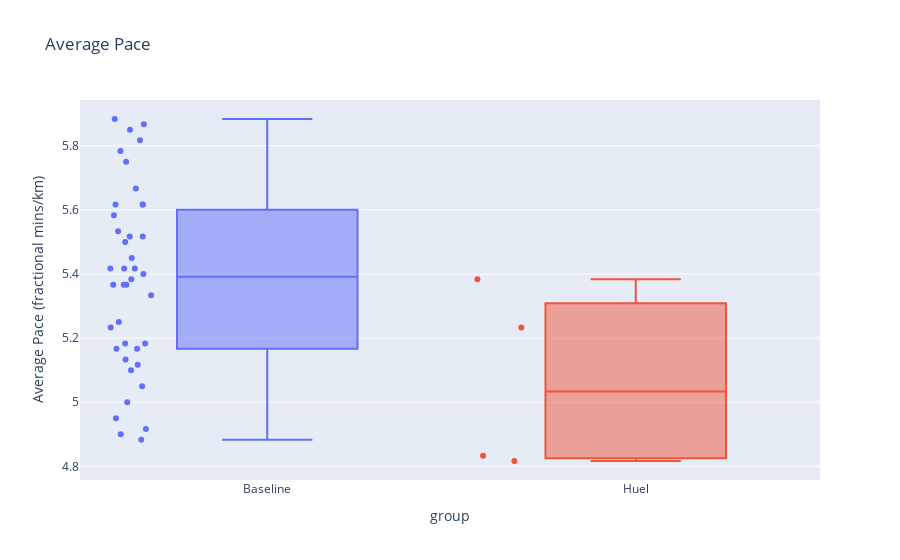

Notebook source saved alongside this figure:
### Code cell
import numpy as np
import pandas as pd
import plotly.express as px
import seaborn as sns
import holoviews as hv
import hvplot.pandas

hv.extension('bokeh')

huel_start_date = pd.Timestamp(2024, 9, 5)
end_date = pd.Timestamp(2024, 9, 12)
start_date = huel_start_date - pd.Timedelta(days=30*3) # 3 months before the start of the challenge

def pace_to_td(pace: str):
    min, sec = pace.split(':')

    return pd.Timedelta(minutes=int(min), seconds=int(sec))

def pace_to_kmh(pace: str):
    min, sec = pace.split(':')
    return 60 / (int(min) + int(sec) / 60)

def pace_to_sorta_mpkm(pace: str):
    min, sec = pace.split(':')
    return int(min) + int(sec) / 60


activity= pd.read_csv('huel/activities.csv')
activity = (
    activity
    .loc[lambda x: x['Activity Type'] == 'Running']
    .assign(
        date=lambda x: pd.to_datetime(x['Date']),
        avg_pace=lambda x: x['Avg Pace'].map(pace_to_td),
        avg_pace_kmh=lambda x: x['Avg Pace'].map(pace_to_kmh),
        avg_pace_smpkm=lambda x: x['Avg Pace'].map(pace_to_sorta_mpkm),
        during_challenge = lambda x: x.date >= huel_start_date,
        group=lambda x: x.during_challenge.map({True: 'Huel', False: 'Baseline'}),
        group_jitter=lambda x: x.during_challenge.astype(float) + np.random.normal(0, 0.035, len(x))
    )
    .rename(columns={
        'avg_pace': 'Average Pace (mins/km)',
        'avg_pace_kmh': 'Average Pace (kmh)',
        'avg_pace_smpkm': 'Average Pace (fractional mins/km)',
    })
    .loc[lambda x: x.date >= start_date]
    .loc[lambda x: x.date <= end_date]
    .sort_values('date', )
)

# activity.hvplot(kind='scatter', x='date', y='Average Pace (mins/km)', by='group', cmap='viridis', title='Running Pace Over Time').opts(legend_position='top_left')

fig = px.box(activity, x='group', y='Average Pace (fractional mins/km)', color='group', points='all', title='Average Pace')


def fig_to_html(fig, name):
    fig.update_layout(showlegend=False)
    with open(f'../public/iframes/huel_{name}.html', 'w') as f:
        f.write(fig.to_html())

fig_to_html(fig, 'avg_pace')

fig

### Figure 1 — Plotly figure (JSON) as saved in the notebook; plotly's stock layout.template omitted (floating-point values rounded to 4 significant figures)
{"data": [{"alignmentgroup": "True", "boxpoints": "all", "hovertemplate": "group=%{x}<br>Average Pace (fractional mins/km)=%{y}<extra></extra>", "legendgroup": "Baseline", "marker": {"color": "#636efa"}, "name": "Baseline", "notched": false, "offsetgroup": "Baseline", "orientation": "v", "showlegend": true, "type": "box", "x": ["Baseline", "Baseline", "Baseline", "Baseline", "Baseline", "Baseline", "Baseline", "Baseline", "Baseline", "Baseline", "Baseline", "Baseline", "Baseline", "Baseline", "Baseline", "Baseline", "Baseline", "Baseline", "Baseline", "Baseline", "Baseline", "Baseline", "Baseline", "Baseline", "Baseline", "Baseline", "Baseline", "Baseline", "Baseline", "Baseline", "Baseline", "Baseline", "Baseline", "Baseline", "Baseline", "Baseline", "Baseline", "Baseline", "Baseline", "Baseline"], "x0": " ", "xaxis": "x", "y": [4.9, 5.167, 5.667, 4.95, 5.517, 5.783, 5.233, 5.367, 5.133, 5.25, 5.85, 5.183, 5.333, 5.167, 5.367, 5.617, 5.117, 4.917, 5.517, 5.417, 5.183, 5.417, 5.383, 5.817, 5.75, 5.883, 4.883, 5.367, 5.4, 5.05, 5.617, 5.45, 5, 5.417, 5.1, 5.5, 5.867, 5.583, 5.617, 5.533], "y0": " ", "yaxis": "y"}, {"alignmentgroup": "True", "boxpoints": "all", "hovertemplate": "group=%{x}<br>Average Pace (fractional mins/km)=%{y}<extra></extra>", "legendgroup": "Huel", "marker": {"color": "#EF553B"}, "name": "Huel", "notched": false, "offsetgroup": "Huel", "orientation": "v", "showlegend": true, "type": "box", "x": ["Huel", "Huel", "Huel", "Huel"], "x0": " ", "xaxis": "x", "y": [5.383, 5.233, 4.817, 4.833], "y0": " ", "yaxis": "y"}], "layout": {"boxmode": "overlay", "legend": {"title": {"text": "group"}, "tracegroupgap": 0}, "showlegend": false, "title": {"text": "Average Pace"}, "xaxis": {"anchor": "y", "categoryarray": ["Baseline", "Huel"], "categoryorder": "array", "domain": [0, 1], "title": {"text": "group"}}, "yaxis": {"anchor": "x", "domain": [0, 1], "title": {"text": "Average Pace (fractional mins/km)"}}}}
